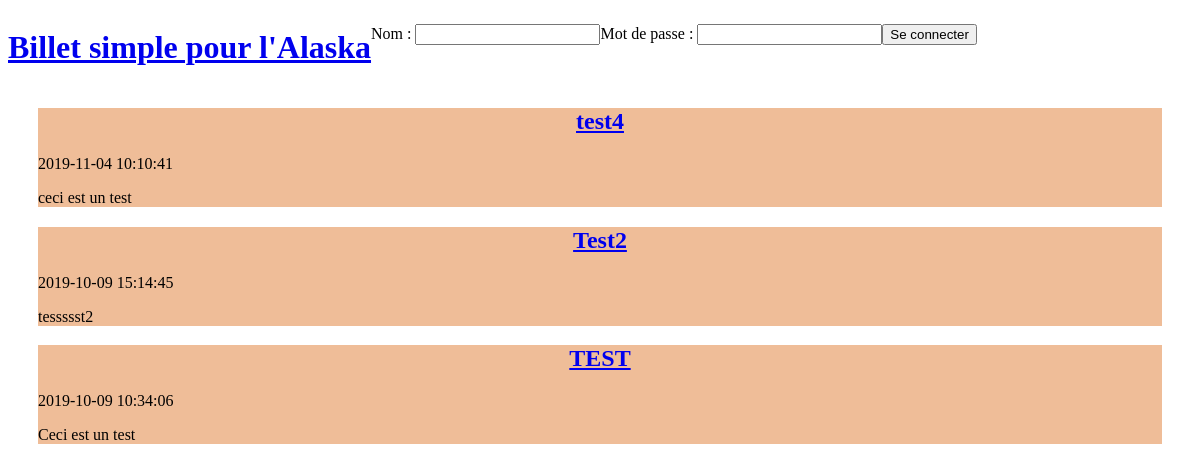
The page / on the database its author committed.
### tables this page shows
CREATE TABLE IF NOT EXISTS `tickets` (
  `TICKETS_ID` int(11) NOT NULL AUTO_INCREMENT,
  `TICKETS_DATE` datetime NOT NULL,
  `TICKETS_TITLE` varchar(255) NOT NULL,
  `TICKETS_DESCRIPTION` text NOT NULL,
  PRIMARY KEY (`TICKETS_ID`)
);

### Controller/homeController.php (called while the page is built, shortened)
<?php
require_once 'Model/ticket.php';
class HomeController{
	private $ticket;
	public function __construct(){
		$this->ticket = new Ticket();
	}
	public function home(){
		$tickets = $this->ticket->getTickets();
		$view = new AllView("home");
		$view->generate(array('tickets' => $tickets));
	}
}

### Model/ticket.php (called while the page is built, shortened)
<?php
require_once 'Model/model.php';
class Ticket extends Model {
    public function getTickets(){
        $sql = 'SELECT TICKETS_ID as id, TICKETS_DATE as date, TICKETS_TITLE as title, TICKETS_DESCRIPTION as description from tickets order by TICKETS_ID desc';
        $tickets = $this->executerRequete($sql);
        return $tickets;
    }
}

### Model/model.php (called while the page is built)
<?php
abstract class Model{
    private $bdd;
    protected function executerRequete($sql, $params = null){
        if ($params == null) {
            $resultat = $this->getBdd()->query($sql);
        }
        else{
            $resultat = $this->getBdd()->prepare($sql);
            $resultat->execute($params);
        }
        return $resultat;
    }
    private function getBdd(){
        if ($this->bdd == null) {
                $this->bdd = new PDO('mysql:host=localhost;dbname=project_4;charset=utf8',
        'root', '', array(PDO::ATTR_ERRMODE => PDO::ERRMODE_EXCEPTION));
        }
        return $this->bdd;
    }
}

### index.php (called while the page is built, shortened)
<?php
$routeur = new Routeur();
$routeur->routerRequest();

### View/homeView.php (the view)
<?php foreach ($tickets as $ticket) :?>
    <article class="tickets">
    	<a href="<?= 'index.php?action=ticket&id=' . $ticket['id'] ?>">
	    <h1 class ="ticketsTitle"> <?= $ticket['title'] ?> </h1>
	</a>
	<time> <?= $ticket['date'] ?> </time>
	<p> <?= $ticket['description'] ?> </p>
    </article>
<?php endforeach; ?>

### Contents/style.css (style rules this page uses)
.tickets { background: rgb(239, 189, 152); margin: auto; margin-left: 30px; margin-right: 30px; }
.ticketsTitle { text-align: center; }

### rows shown on the page
tickets: TICKETS_TITLE "test4", TICKETS_DATE "2019-11-04 10:10:41", TICKETS_DESCRIPTION "ceci est un test"
tickets: TICKETS_TITLE "Test2", TICKETS_DATE "2019-10-09 15:14:45", TICKETS_DESCRIPTION "tessssst2"
tickets: TICKETS_TITLE "TEST", TICKETS_DATE "2019-10-09 10:34:06", TICKETS_DESCRIPTION "Ceci est un test"
